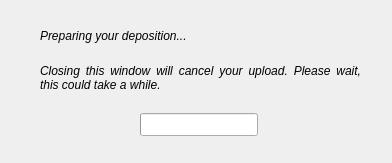
<?xml version="1.0" encoding="UTF-8"?>
<ui version="4.0">
 <class>Form</class>
 <widget class="QWidget" name="Form">
  <property name="geometry">
   <rect>
    <x>0</x>
    <y>0</y>
    <width>392</width>
    <height>163</height>
   </rect>
  </property>
  <property name="windowTitle">
   <string>Uploading Files...</string>
  </property>
  <widget class="QStackedWidget" name="stackedWidget">
   <property name="geometry">
    <rect>
     <x>20</x>
     <y>10</y>
     <width>351</width>
     <height>141</height>
    </rect>
   </property>
   <property name="currentIndex">
    <number>0</number>
   </property>
   <widget class="QWidget" name="page_init">
    <widget class="QLabel" name="label_init_2">
     <property name="geometry">
      <rect>
       <x>20</x>
       <y>45</y>
       <width>321</width>
       <height>45</height>
      </rect>
     </property>
     <property name="font">
      <font>
       <italic>true</italic>
      </font>
     </property>
     <property name="text">
      <string>Closing this window will cancel your upload. Please wait, this could take a while.</string>
     </property>
     <property name="alignment">
      <set>Qt::AlignJustify|Qt::AlignVCenter</set>
     </property>
     <property name="wordWrap">
      <bool>true</bool>
     </property>
    </widget>
    <widget class="QProgressBar" name="progressBar_init">
     <property name="geometry">
      <rect>
       <x>120</x>
       <y>103</y>
       <width>118</width>
       <height>23</height>
      </rect>
     </property>
     <property name="value">
      <number>0</number>
     </property>
     <property name="textVisible">
      <bool>false</bool>
     </property>
    </widget>
    <widget class="QLabel" name="label_init_1">
     <property name="geometry">
      <rect>
       <x>20</x>
       <y>15</y>
       <width>321</width>
       <height>22</height>
      </rect>
     </property>
     <property name="font">
      <font>
       <italic>true</italic>
      </font>
     </property>
     <property name="text">
      <string>Preparing your deposition... </string>
     </property>
     <property name="alignment">
      <set>Qt::AlignJustify|Qt::AlignVCenter</set>
     </property>
    </widget>
   </widget>
   <widget class="QWidget" name="page_upload">
    <widget class="QProgressBar" name="progressBar_upload">
     <property name="geometry">
      <rect>
       <x>40</x>
       <y>40</y>
       <width>270</width>
       <height>21</height>
      </rect>
     </property>
     <property name="value">
      <number>0</number>
     </property>
    </widget>
    <widget class="QLabel" name="label_upload">
     <property name="geometry">
      <rect>
       <x>40</x>
       <y>90</y>
       <width>261</width>
       <height>21</height>
      </rect>
     </property>
     <property name="font">
      <font>
       <italic>true</italic>
      </font>
     </property>
     <property name="text">
      <string>0 of 0 files uploaded...</string>
     </property>
     <property name="alignment">
      <set>Qt::AlignCenter</set>
     </property>
    </widget>
   </widget>
  </widget>
 </widget>
 <resources/>
 <connections/>
</ui>
